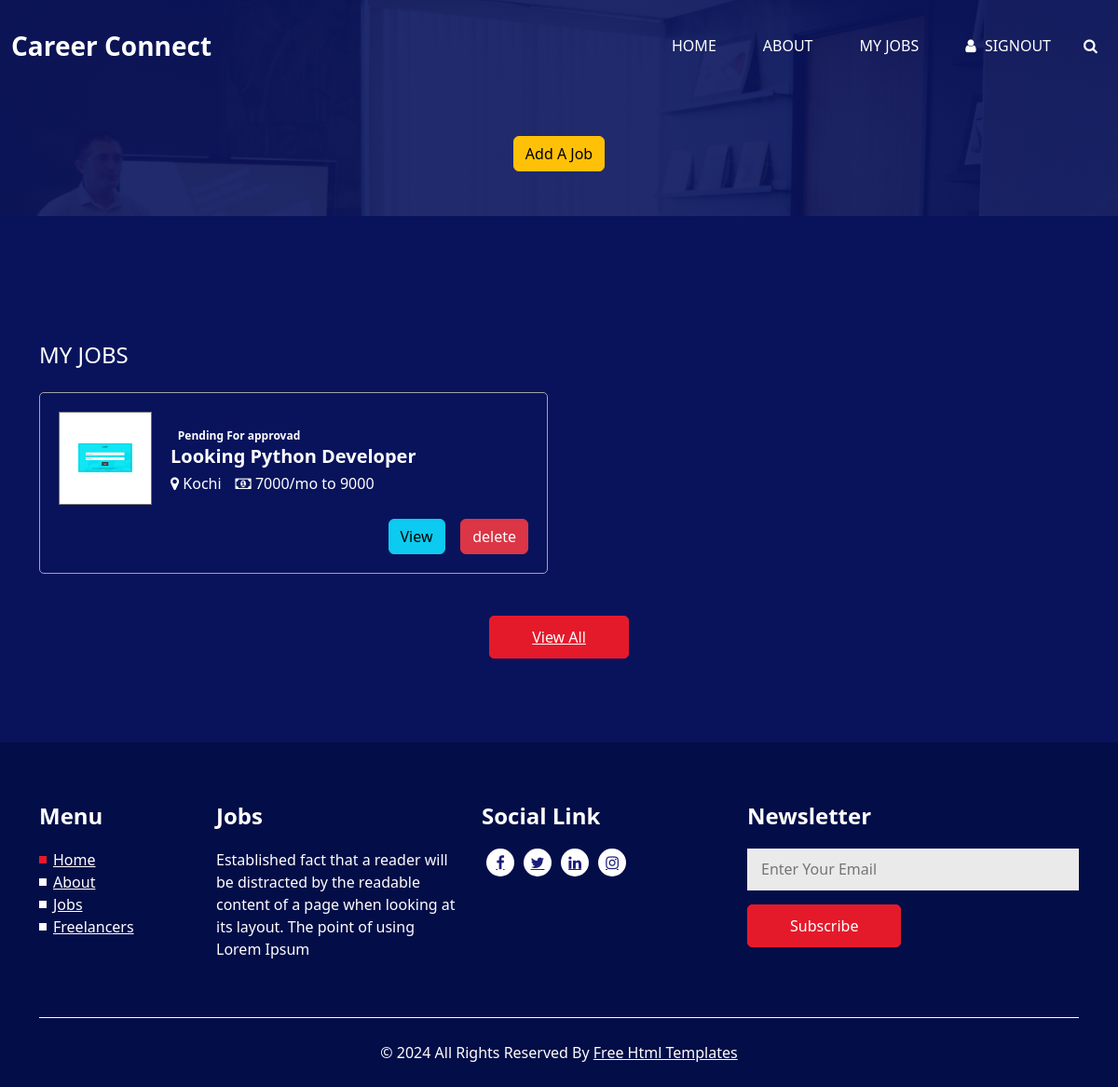
Before: /career/JobListing (signed in) with the older database file.
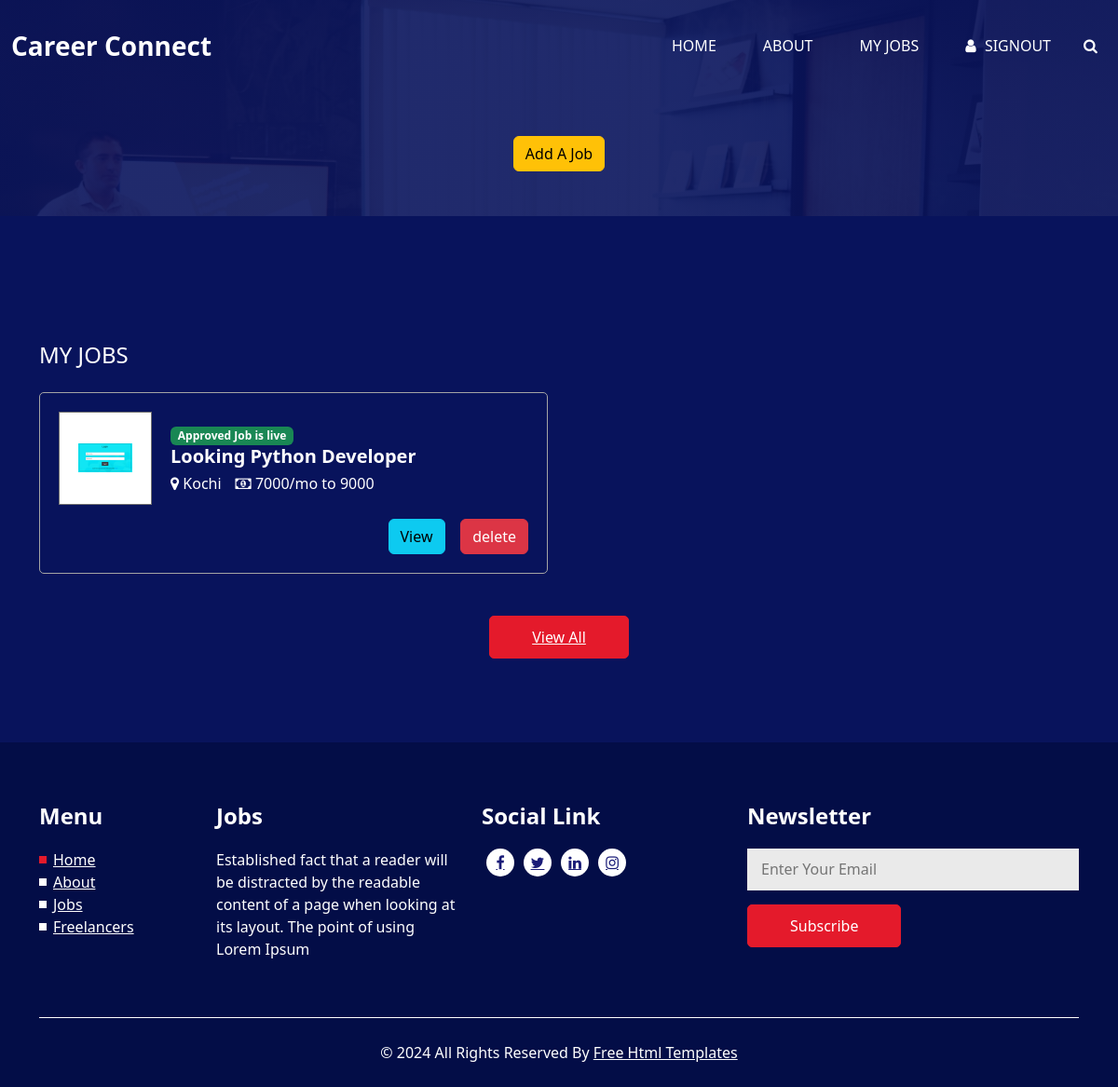
After: the same page with the newer database file.
### careers/models.py (models this page shows, shortened)
class Joblist(models.Model):
    options = (("Software","Software"),("IT","IT"),("Technical","Technical"),("Accounts","Accounts"),("Mamagement","Management"),("HR","HR"),("Marketing","Marketing"),("Other","Other"))
    Job_title = models.CharField(max_length = 255)
    job_category = models.CharField(max_length = 255,choices = options,null = True,blank = True)
    job_description = models.CharField(max_length = 255)
    Salary_start = models.IntegerField()
    Salary_end = models.IntegerField()
    Location = models.CharField(max_length = 255)
    mode_of_work = models.CharField(max_length = 255 , choices = (("Full time","Full time"),("Part Time","Part Time"),("Trainee","Trainee")))
    approval_status = models.BooleanField(default = False)
    recruiter = models.ForeignKey(User, on_delete = models.CASCADE, null=True, blank = True)
    company_profile = models.ForeignKey(RecruiterData, on_delete = models.CASCADE, null=True, blank = True)

### Home/models.py (models this page shows, shortened)
class RecruiterData(models.Model):
    user = models.ForeignKey(User,on_delete = models.CASCADE)
    profile = models.CharField(max_length = 255)
    conmpany_logo_or_photo = models.FileField(upload_to="company_photo")
    field_of_work = models.CharField(max_length = 255)
    approval_status  = models.BooleanField(default = False)

### careers/views.py (the view, shortened to what this page needs)
# urls.py: path("JobListing",views.JobListing,name="JobListing"),
def JobListing(request):
    form = JobAddForm()
    jobs = Joblist.objects.filter(recruiter = request.user)
    context = {
        "form":form,
        "jobs":jobs
    }
    return render(request,"joblisting.html",context)

### careers/froms.py
class JobAddForm(ModelForm):
    class Meta:
        model = Joblist
        fields = ["Job_title","job_description","job_category","mode_of_work","Salary_start","Salary_end","Location" ]

### templates/joblisting.html (shortened to what this page needs)
{% extends "recruiterindex.html" %}
{% load static %}
{% block content %}
<link href="https://cdn.jsdelivr.net/npm/bootstrap@5.3.2/dist/css/bootstrap.min.css" rel="stylesheet">
<div class="container mt-5 mb-5">
     <div class="content">
            <button class="btn btn-warning" data-bs-toggle="modal" data-bs-target="#exampleModal">Add A Job</button>
        </div>
</div>
  </div>
  <section class="job_section layout_padding">
    <div class="container">
      <div class="job_container">
        <h4 class="job_heading">
          My Jobs
        </h4>
        <div class="row">
            {% for job in jobs %}
          <div class="col-lg-6">
            <div class="box">
              <div class="job_content-box">
                <div class="img-box">
                  <img src="{{job.company_profile.conmpany_logo_or_photo.url}}" style="background-size: contain;" alt="">
                </div>
                <div class="detail-box">
                {% if job.approval_status == True %}
                <span class="badge text-bg-success">Approved Job is live</span>
                {% else %}
                <span class="badge text-bg-warnng">
                Pending For approvad
                  </span>
                {% endif %}
                  <h5>
                    Looking {{job.Job_title}}
                  </h5>
                  <div class="detail-info">
                    <h6>
                      <i class="fa fa-map-marker" aria-hidden="true"></i>
                      <span>
                        {{job.Location}}
                      </span>
                    </h6>
                    <h6>
                      <i class="fa fa-money" aria-hidden="true"></i>
                      <span>
                        {{job.Salary_start}}/mo to {{job.Salary_end}}
                      </span>
                    </h6>
                  </div>
                </div>
              </div>
              <div class="option-box">
                <a href="{%url 'JobViewRecruiter' job.id %}" class="btn btn-info">
                  View
                </a>
                <a href="{%url 'DeleteJob' job.id %}" class="btn btn-danger">
                  delete
                </a>
              </div>
            </div>
          </div>
          {% endfor %}
        </div>
      </div>
      <div class="btn-box">
        <a href="">
          View All
        </a>
      </div>
    </div>
  </section>
{% endblock %}

Changed rows visible on the page:
changed Joblist "Python Developer": approval_status "Pending For approvad" → "Approved Job is live"
